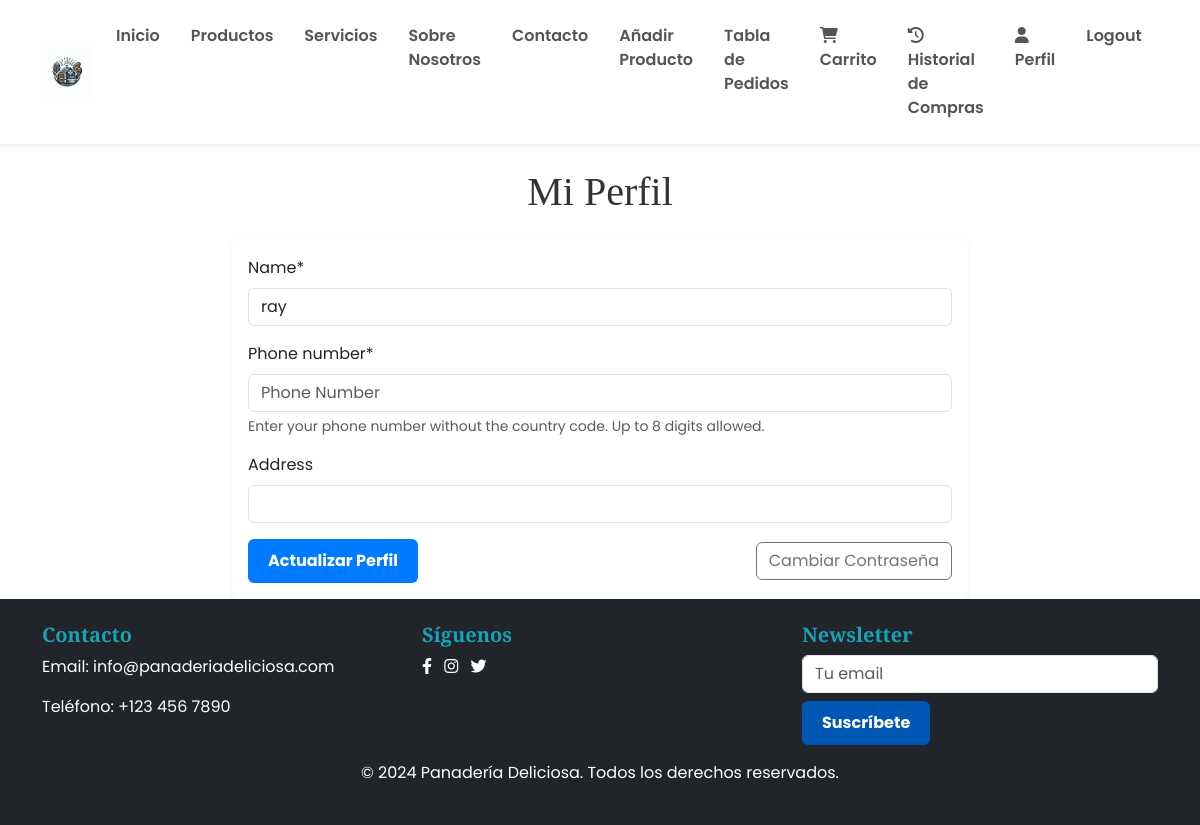
/profile/ (signed in), run on an earlier commit of the app's database.
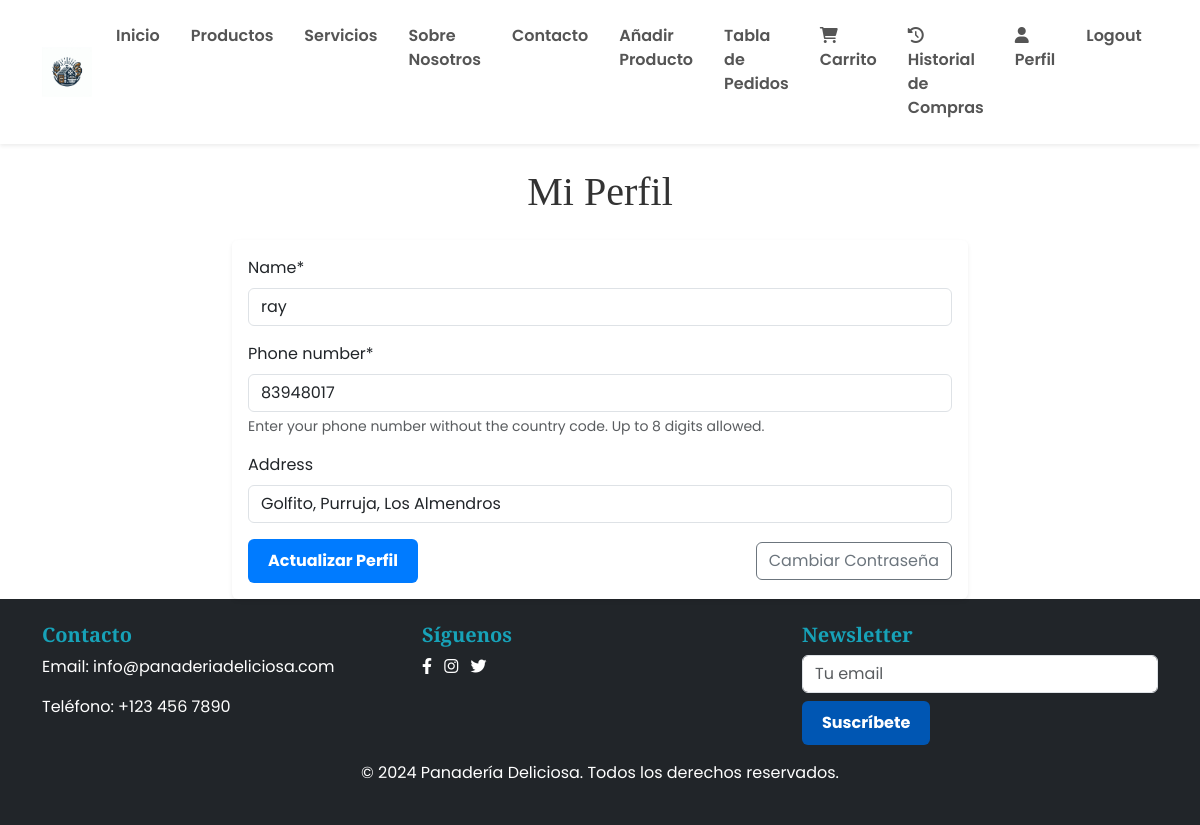
And on a later commit of the database.
### ProyectoMenu/models.py (models this page shows, shortened)
class Customer(models.Model):
    user = models.OneToOneField('auth.User', on_delete=models.CASCADE)
    name = models.CharField(max_length=100)
    phone_number = models.CharField(max_length=8, validators=[RegexValidator(r'^\d{8}$', message='Introduce un número de teléfono válido de 8 dígitos.')])
    email = models.EmailField(null=True, blank=True)
    address = models.CharField(max_length=255, null=True, blank=True)

### ProyectoMenu/views.py (the view)
# urls.py: path('profile/', views.profile, name='profile'),
@login_required
def profile(request):
    customer, created = Customer.objects.get_or_create(user=request.user)
    if request.method == 'POST':
        form = ProfileForm(request.POST, instance=customer)
        if form.is_valid():
            form.save()
            messages.success(request, 'Profile updated successfully.')
            return redirect('profile')
    else:
        form = ProfileForm(instance=customer)
    return render(request, 'paginas/profile.html', {'form': form})

### ProyectoMenu/forms.py
class ProfileForm(forms.ModelForm):
    phone_number = forms.CharField(
        max_length=8,
        min_length=8,
        widget=forms.TextInput(attrs={'class': 'form-control', 'placeholder': 'Phone Number'}),
        help_text="Enter your phone number without the country code. Up to 8 digits allowed."
    )
    class Meta:
        model = Customer
        fields = ['name', 'phone_number', 'address']
    def __init__(self, *args, **kwargs):
        super().__init__(*args, **kwargs)
        self.helper = FormHelper()
        self.helper.form_method = 'post'
        self.helper.add_input(Submit('submit', 'Update', css_class='btn btn-primary btn-block'))

### ProyectoMenu/templates/paginas/profile.html (shortened to what this page needs)
{% extends "base.html" %}
{% load crispy_forms_tags %}
{% block contenido %}
<div class="container mt-4">
    <h1 class="text-center mb-4">Mi Perfil</h1>
    <div class="row justify-content-center">
        <div class="col-md-8">
            <div class="card shadow-sm border-0">
                <div class="card-body">
                    <form method="post" action="{% url 'profile' %}">
                        <div class="mb-3">
                            {{ form.name|as_crispy_field }}
                        </div>
                        <div class="mb-3">
                            {{ form.phone_number|as_crispy_field }}
                        </div>
                        <div class="mb-3">
                            {{ form.address|as_crispy_field }}
                        </div>
                        <div class="d-flex justify-content-between align-items-center">
                            <button type="submit" class="btn btn-primary">Actualizar Perfil</button>
                            <a href="{% url 'change_password' %}" class="btn btn-outline-secondary">Cambiar Contraseña</a>
                        </div>
                    </form>
                </div>
            </div>
        </div>
    </div>
</div>
{% endblock %}

What changed in the data, as far as the page shows it:
changed Customer "ray": phone_number (not shown) → "83948017"; address (not shown) → "Golfito, Purruja, Los Almendros"
